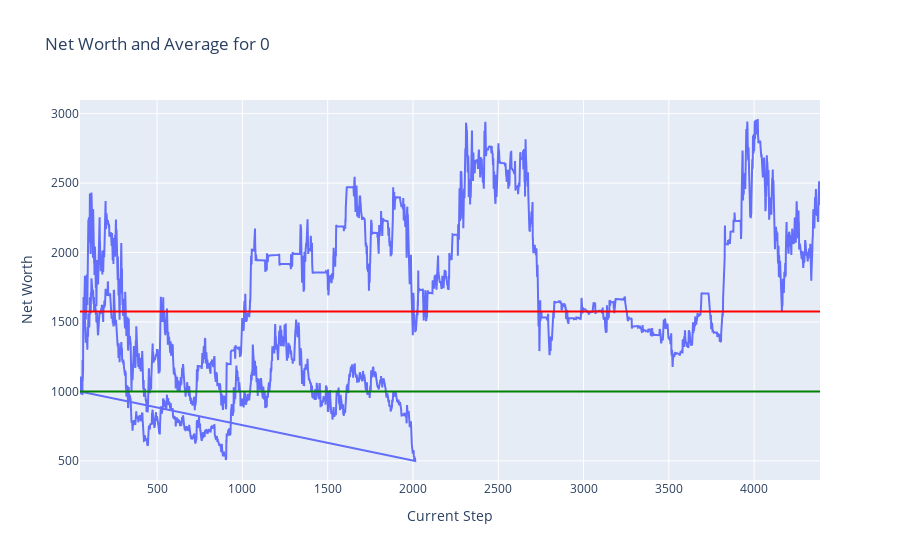
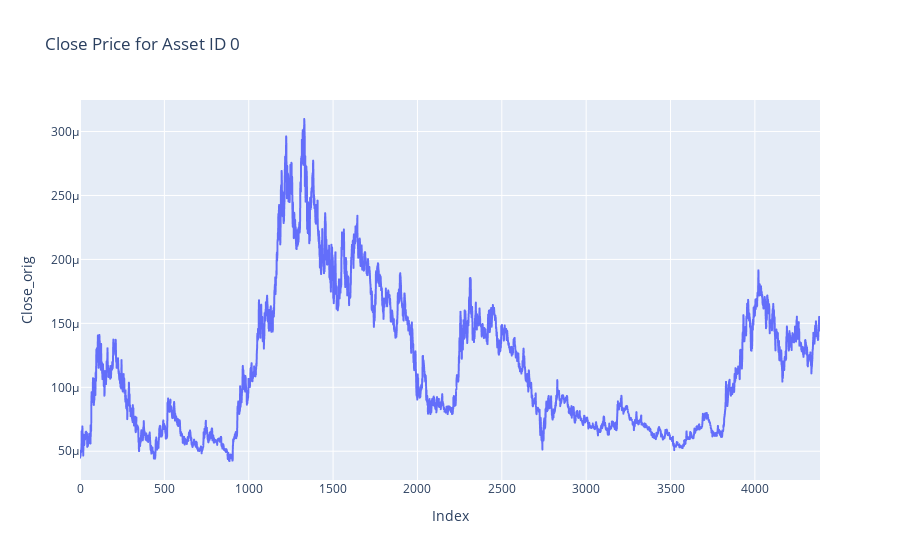
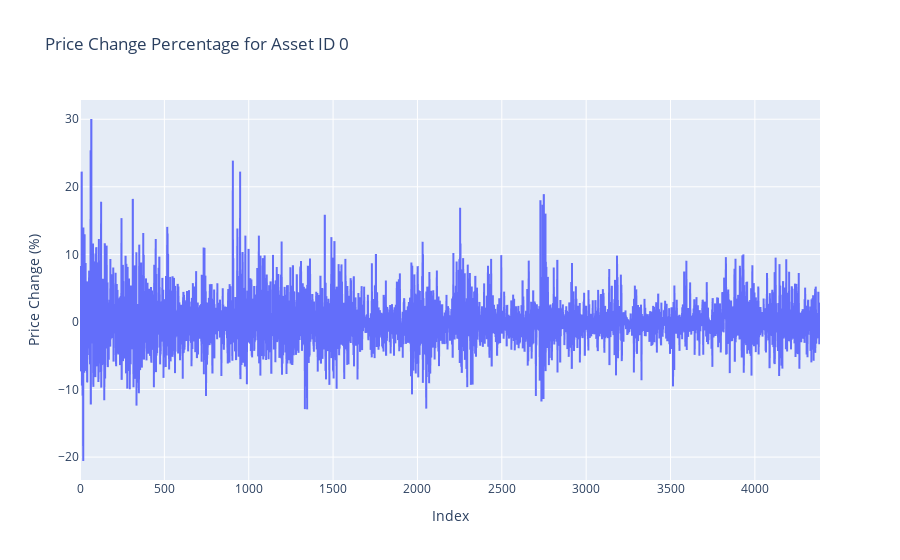
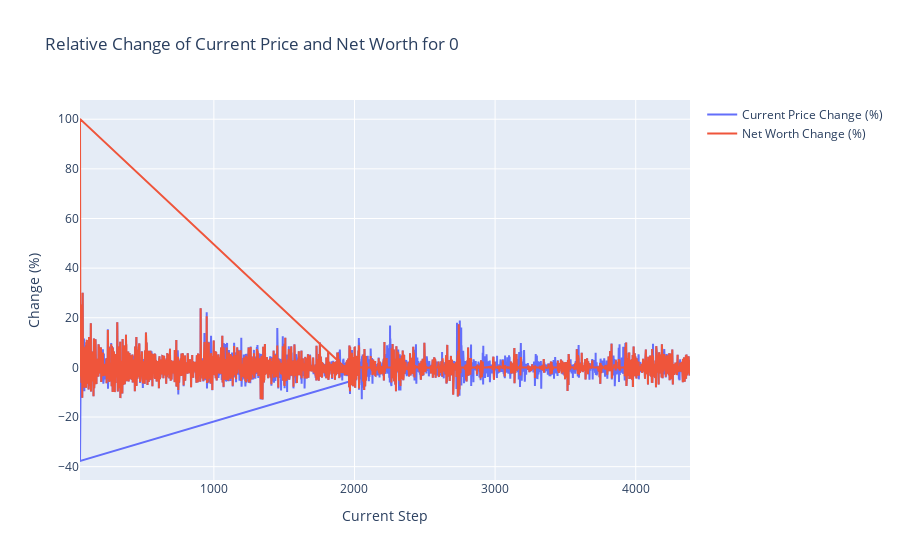

The cell these charts' notebook holds for them, in order:
### Markdown cell above
## Plots

### Code cell
token = 0
plot_token_data(df = train_hist_df, token = token)
plot_close_by_asset(df= train_df, asset_id= token)
plot_price_change_by_asset(df= train_df, asset_id= token)
plot_relative_change_by_token(df = train_hist_df, token = token)

### Figure 1 — Plotly figure (JSON) as saved in the notebook; plotly's stock layout.template omitted (floating-point values rounded to 4 significant figures; data arrays with more than 128 entries replaced by an {"elided": "..."} marker saying what was removed)
{"data": [{"mode": "lines", "name": "Net Worth", "type": "scatter", "x": {"elided": "6305 int values"}, "y": {"elided": "6305 float values"}}], "layout": {"shapes": [{"line": {"color": "green"}, "name": "Net Worth = 1000", "type": "line", "x0": 0, "x1": 1, "xref": "x domain", "y0": 1000, "y1": 1000, "yref": "y"}, {"line": {"color": "red"}, "name": "Average Net Worth = 1574.94", "type": "line", "x0": 0, "x1": 1, "xref": "x domain", "y0": 1575.0, "y1": 1575.0, "yref": "y"}], "title": {"text": "Net Worth and Average for 0"}, "xaxis": {"title": {"text": "Current Step"}}, "yaxis": {"title": {"text": "Net Worth"}}}}

### Figure 2 — Plotly figure (JSON) as saved in the notebook; plotly's stock layout.template omitted (floating-point values rounded to 4 significant figures; data arrays with more than 128 entries replaced by an {"elided": "..."} marker saying what was removed)
{"data": [{"hovertemplate": "Index=%{x}<br>Close_orig=%{y}<extra></extra>", "legendgroup": "", "line": {"color": "#636efa", "dash": "solid"}, "marker": {"symbol": "circle"}, "mode": "lines", "name": "", "showlegend": false, "type": "scattergl", "x": {"elided": "4387 int values"}, "xaxis": "x", "y": {"elided": "4387 float values"}, "yaxis": "y"}], "layout": {"legend": {"tracegroupgap": 0}, "title": {"text": "Close Price for Asset ID 0"}, "xaxis": {"anchor": "y", "domain": [0, 1], "title": {"text": "Index"}}, "yaxis": {"anchor": "x", "domain": [0, 1], "title": {"text": "Close_orig"}}}}

### Figure 3 — Plotly figure (JSON) as saved in the notebook; plotly's stock layout.template omitted (floating-point values rounded to 4 significant figures; data arrays with more than 128 entries replaced by an {"elided": "..."} marker saying what was removed)
{"data": [{"hovertemplate": "Index=%{x}<br>Price Change (%)=%{y}<extra></extra>", "legendgroup": "", "line": {"color": "#636efa", "dash": "solid"}, "marker": {"symbol": "circle"}, "mode": "lines", "name": "", "showlegend": false, "type": "scattergl", "x": {"elided": "4387 int values"}, "xaxis": "x", "y": {"elided": "4387 float values"}, "yaxis": "y"}], "layout": {"legend": {"tracegroupgap": 0}, "title": {"text": "Price Change Percentage for Asset ID 0"}, "xaxis": {"anchor": "y", "domain": [0, 1], "title": {"text": "Index"}}, "yaxis": {"anchor": "x", "domain": [0, 1], "title": {"text": "Price Change (%)"}}}}

### Figure 4 — Plotly figure (JSON) as saved in the notebook; plotly's stock layout.template omitted (floating-point values rounded to 4 significant figures; data arrays with more than 128 entries replaced by an {"elided": "..."} marker saying what was removed)
{"data": [{"mode": "lines", "name": "Current Price Change (%)", "type": "scatter", "x": {"elided": "6305 int values"}, "y": {"elided": "6305 float values"}}, {"mode": "lines", "name": "Net Worth Change (%)", "type": "scatter", "x": {"elided": "6305 int values"}, "y": {"elided": "6305 float values"}}], "layout": {"title": {"text": "Relative Change of Current Price and Net Worth for 0"}, "xaxis": {"title": {"text": "Current Step"}}, "yaxis": {"title": {"text": "Change (%)"}}}}
